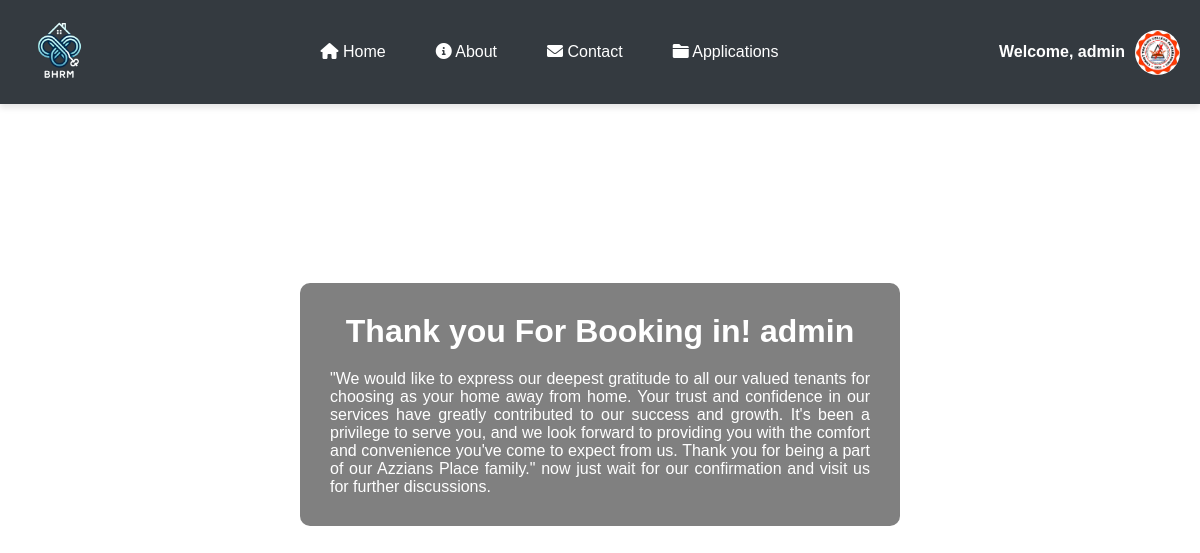
Page /thankyou.php (signed in) on the committed database.
### tables this page shows
CREATE TABLE `users` (
  `id` int(11) NOT NULL,
  `image` varchar(255) NOT NULL,
  `fname` varchar(50) NOT NULL,
  `lname` varchar(50) NOT NULL,
  `gender` varchar(255) NOT NULL,
  `uname` varchar(50) NOT NULL,
  `pass` varchar(50) NOT NULL,
  `role` varchar(50) NOT NULL,
  `hname` varchar(255) NOT NULL
);

### thankyou.php (the view, shortened to what this page needs)
<?php
require 'php/connection.php';
?>
<!DOCTYPE html>
<html lang="en">
<head>
</head>
<body>
    <?php include 'navbar.php'; ?>
    <div class="section1">
        <div class="content">
            <h1>Thank you For Booking in! <?php if (empty($_SESSION)) {
                                                echo '';
                                            } else {
                                                echo $fetch['fname'];
                                            } ?></h1>
            <p>"We would like to express our deepest gratitude to all our valued tenants for choosing  as your home away from home. Your trust and confidence in our services have greatly contributed to our success and growth. It's been a privilege to serve you, and we look forward to providing you with the comfort and convenience you've come to expect from us. Thank you for being a part of our Azzians Place family." now just wait for our confirmation and visit us for further discussions.</p>
        </div>
    </div>
</body>
</html>

### navbar.php (shortened to what this page needs)
<!DOCTYPE html>
<html lang="en">
<head>
    <link rel="stylesheet" href="https://cdnjs.cloudflare.com/ajax/libs/font-awesome/6.0.0/css/all.min.css">
</head>
<body>
<?php
    if (!empty($_SESSION['uname'])) {
        $uname = $_SESSION['uname'];
        $query = "SELECT * FROM users WHERE uname = '$uname'";
        $result = mysqli_query($conn, $query);
        $fetch = mysqli_fetch_assoc($result);
    }
?>
<nav class="navbar">
    <a class="navbar-brand" href="#">
        <img src="images/logo.png" alt="Logo">
    </a>
    <div class="nav-links">
        <a class="nav-link" href="index.php"><i class="fas fa-home"></i> Home</a>
        <a class="nav-link" href="about.php"><i class="fas fa-info-circle"></i> About</a>
        <a class="nav-link" href="contact.php"><i class="fas fa-envelope"></i> Contact</a>
        <?php if (!empty($_SESSION['uname']) && $_SESSION['role'] == 'admin'): ?>
            <a class="nav-link" href="php/bhapplications.php"><i class="fas fa-folder"></i> Applications</a>
        <?php endif; ?>
    </div>
    <div class="login">
        <?php if (empty($_SESSION['uname'])): ?>
            <a class="button" href="php/login.php"><i class="fas fa-sign-in-alt"></i> Login</a>
        <?php else: ?>
            <div class="profile-dropdown">
                <span>Welcome, <?php echo $fetch['fname']; ?></span>
                <img src="<?php echo $fetch['image']; ?>" alt="Profile Image" class="profile-img">
            </div>
        <?php endif; ?>
    </div>
</nav>
</body>
</html>

### thankyou.php (style rules this page uses)
* { margin: 0; padding: 0; box-sizing: border-box; font-family: sans-serif; }
.section1 { height: 600px; display: flex; justify-content: center; align-items: center; }
.content { background-color: gray; width: 600px; margin: auto; text-align: center; margin: auto; color: white; padding: 30px; border-radius: 10px; }
.content h1 { margin-bottom: 20px; }
.content p { text-align: justify; }

### navbar.php (style rules this page uses)
* { margin: 0; padding: 0; box-sizing: border-box; font-family: sans-serif; }
.navbar { background-color: #343a40; display: flex; justify-content: space-between; align-items: center; padding: 10px 20px; box-shadow: 0 4px 6px rgba(0, 0, 0, 0.1); position: relative; }
.navbar-brand img { width: 80px; height: 80px; }
.nav-links { display: flex; gap: 20px; align-items: center; }
.nav-link { color: white; text-decoration: none; padding: 10px 15px; transition: color 0.3s ease; }
.profile-dropdown { position: relative; display: flex; align-items: center; cursor: pointer; }
.profile-dropdown span { color: white; font-weight: bold; margin-right: 10px; }
.profile-img { width: 45px; height: 45px; border-radius: 50%; object-fit: cover; }

### rows in the picture
users: fname "admin", image (picture)
